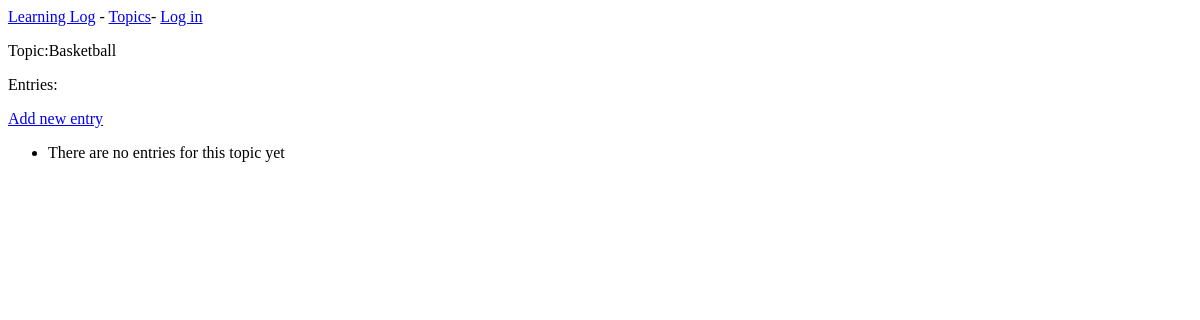
Before: /topics/3/ with the older database file.
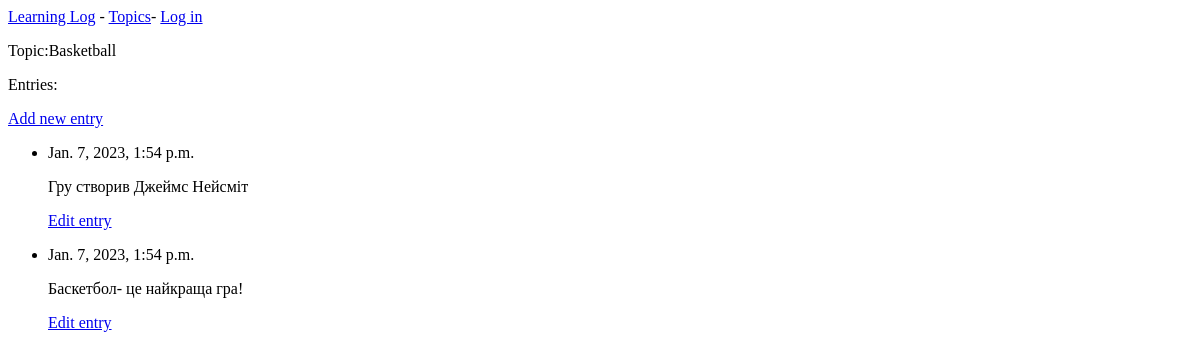
After: the same page with the newer database file.
### learning_logs/models.py (models this page shows, shortened)
class Topic(models.Model):
    text = models.CharField(max_length=200)
    data_added = models.DateTimeField(auto_now_add=True)
    def __str__(self):
        return self.text

class Entry(models.Model):
    topic = models.ForeignKey(Topic,on_delete=models.CASCADE)
    text = models.TextField()
    data_added = models.DateTimeField(auto_now_add=True)
    class Meta:
        verbose_name = 'entries'

### learning_logs/views.py (the view)
# urls.py: path('topics/<int:topic_id>/',views.topic,name='topic'),
def topic(request,topic_id):
    topic = Topic.objects.get(id = topic_id)
    entries = topic.entry_set.order_by('-data_added')
    context = {'topic':topic,'entries':entries}
    return render(request,'learning_logs/topic.html',context=context)

### learning_logs/templates/learning_logs/topic.html
{% extends 'learning_logs/base.html' %}
{% block content %}
    <p>Topic:{{ topic }}</p>
    <p>Entries:</p>
    <p>
        <a href="{% url 'learning_logs:new_entry' topic.id %}">Add new entry</a>
    </p>
    <ul>
        {% for entry in entries %}
            <li>
                <p>{{ entry.data_added}}</p>
                <p>{{ entry.text|linebreaks}}</p>
                <p>
                    <a href="{% url 'learning_logs:edit_entry' entry.id %}">Edit entry</a>
                </p>
            </li>
        {% empty %}
            <li>There are no entries for this topic yet</li>
        {% endfor %}
    </ul>
{% endblock content %}

### learning_logs/templates/learning_logs/base.html
<p>
  <a href = "{% url 'learning_logs:index' %}">Learning Log</a> -
  <a href = "{% url 'learning_logs:topics' %}">Topics</a>-
  {% if user.is_authenticated %}
    Hello, {{ user.username }}
  {% else %}
    <a href="{% url 'users:login' %}">Log in</a>
  {% endif %}
</p>
{% block content %}{% endblock content %}

Changed rows visible on the page:
added Entry: data_added "Jan. 7, 2023, 1:54 p.m.", text "Гру створив Джеймс Нейсміт"
added Entry: data_added "Jan. 7, 2023, 1:54 p.m.", text "Баскетбол- це найкраща гра!"
Other visible differences:
text no longer shown: "There are no entries for this topic yet"
